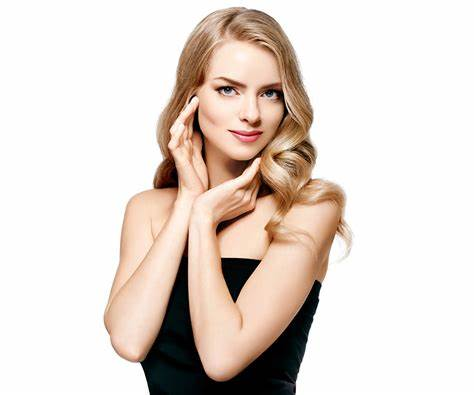
#> input picture Practica3/chica.jpg, 474 x 395 px
$ python bgrImagen.py
#> lines starting #> are read from the running program, lines starting #| are printed output that depends on the picture
#Imortamos librerias
import cv2
import numpy as np
from numpy.lib.type_check import imag

#mostrar imagen original
imgOriginal=cv2.imread('chica.jpg')
#> imgOriginal is the input picture: shape (395, 474, 3); mean B, G, R 209.2, 216.4, 227.3
cv2.imshow('Chica Original',imgOriginal)

#Matriz de datos de la imagen
brg=np.zeros((300,300,3),dtype=np.uint8)
brg[:,:,:]=(255,255,255)
cv2.imshow('BGR Estatus',brg)

#Asignar la imagen a bgr
bgr=cv2.imread('chica.jpg')
e1=bgr[:,:,0]
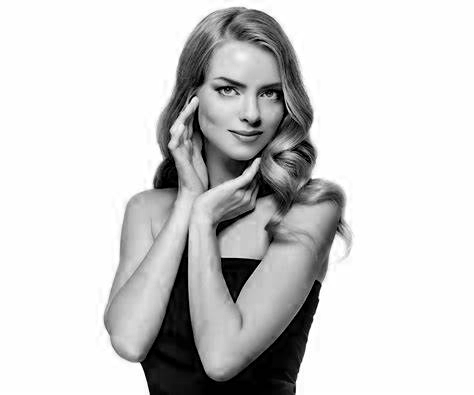
#> e1: shape (395, 474); min 0, max 255, mean 209.2
e2=bgr[:,:,1]
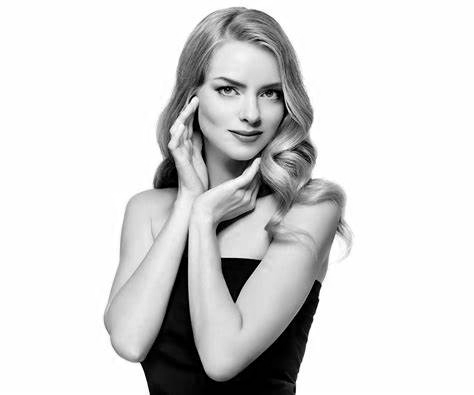
#> e2: shape (395, 474); min 0, max 255, mean 216.4
e3=bgr[:,:,2]
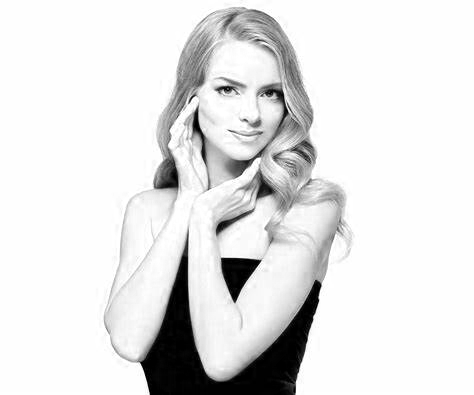
#> e3: shape (395, 474); min 0, max 255, mean 227.3
#Stack o conjunto de imagenes
cv2.imshow('STack en BGR',np.hstack([e1,e2,e3]))
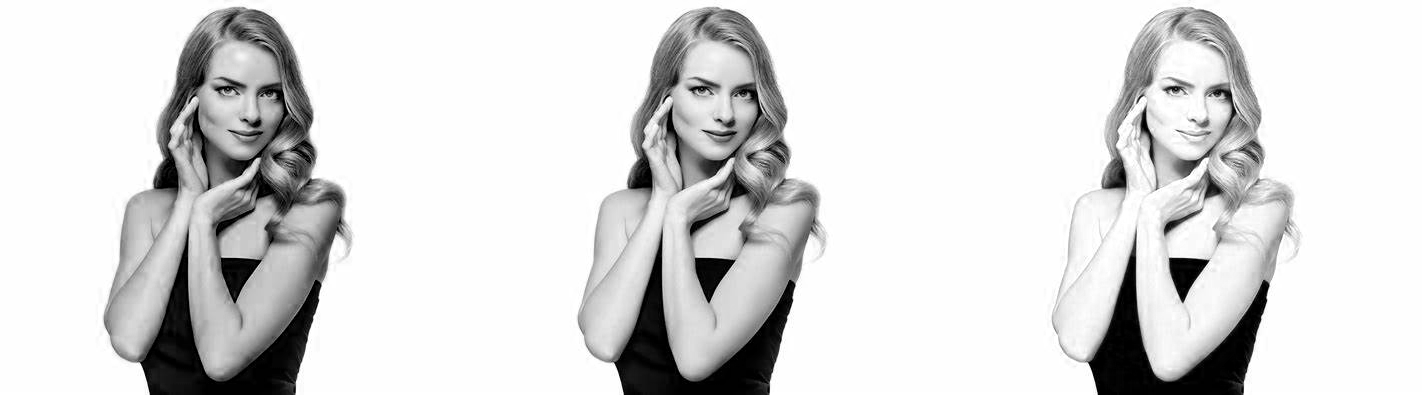
#> window 'STack en BGR': shape (395, 1422); min 0, max 255, mean 217.6
cv2.waitKey(0)
cv2.destroyAllWindows()
